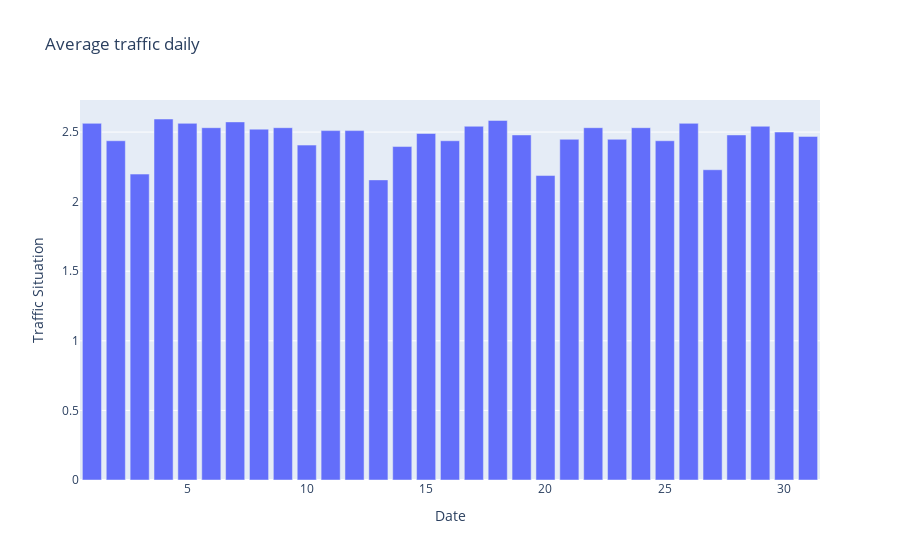

The notebook cell this image was saved under:
### Markdown cell above
#### Month scope

### Code cell
month_df_v2 = df.copy()

month_df_v2['Traffic Situation'] = month_df_v2['Traffic Situation'].map(traffic_conversion_v2)

month_df_v2['Traffic Situation'] = pd.to_numeric(month_df_v2['Traffic Situation'], errors='coerce')

month_df_v2['Time'] = pd.to_datetime(month_df_v2['Time'])

month_grouped_v2 = month_df_v2.groupby('Date')['Traffic Situation'].mean().reset_index()

fig2 = px.bar(month_grouped_v2, x='Date', y='Traffic Situation', title='Average traffic daily')
fig2.show()

### Figure 1 — Plotly figure (JSON) as saved in the notebook; plotly's stock layout.template omitted (floating-point values rounded to 4 significant figures)
{"data": [{"alignmentgroup": "True", "hovertemplate": "Date=%{x}<br>Traffic Situation=%{y}<extra></extra>", "legendgroup": "", "marker": {"color": "#636efa", "pattern": {"shape": ""}}, "name": "", "offsetgroup": "", "orientation": "v", "showlegend": false, "textposition": "auto", "type": "bar", "x": [1, 2, 3, 4, 5, 6, 7, 8, 9, 10, 11, 12, 13, 14, 15, 16, 17, 18, 19, 20, 21, 22, 23, 24, 25, 26, 27, 28, 29, 30, 31], "xaxis": "x", "y": [2.562, 2.438, 2.198, 2.594, 2.562, 2.531, 2.573, 2.521, 2.531, 2.406, 2.51, 2.51, 2.156, 2.396, 2.49, 2.438, 2.542, 2.583, 2.479, 2.188, 2.448, 2.531, 2.448, 2.531, 2.438, 2.562, 2.229, 2.479, 2.542, 2.5, 2.469], "yaxis": "y"}], "layout": {"barmode": "relative", "legend": {"tracegroupgap": 0}, "title": {"text": "Average traffic daily"}, "xaxis": {"anchor": "y", "domain": [0, 1], "title": {"text": "Date"}}, "yaxis": {"anchor": "x", "domain": [0, 1], "title": {"text": "Traffic Situation"}}}}
